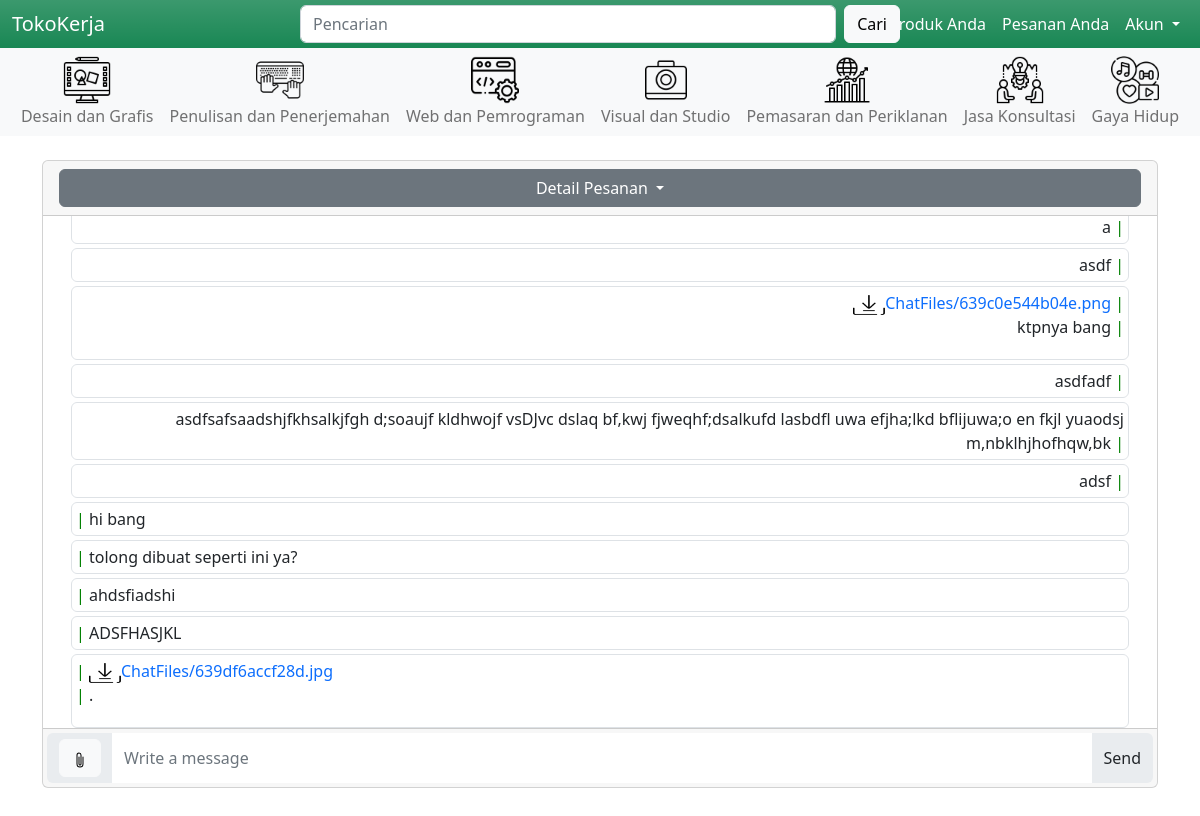
Screenshot of /DetailOrder.php?id=10 (signed in) with the database file from the repository.
### tables this page shows
CREATE TABLE `chat_log` (
  `id` int(64) NOT NULL,
  `order_id` int(11) NOT NULL,
  `Sender_Email` varchar(128) NOT NULL,
  `Message` varchar(1028) NOT NULL,
  `Files` varchar(128) NOT NULL
);

### DetailOrder.php (the view, shortened to what this page needs)
<?php
  require "Header.php";
  $current_email = $_SESSION['email'];
  $order_id = $_GET['id'];
?>
<head>
</head>
<body>
  <div class="container mt-4">
      <div class="card mx-auto" style="max-width:100%;">
        <div class="card-header">
          <div class="dropdown">
            <button class="btn btn-secondary dropdown-toggle" type="button" data-bs-toggle="dropdown" aria-expanded="false" style="width:100%">
              Detail Pesanan
            </button>
          </div>
        </div>
        <div class="card-body p-4" style="height:512px; overflow:auto;">
          <div id="ChatText">
            <?php
              $sql = "Select * from Chat_log Where Order_id =".$order_id;
              $result = $conn->query($sql);
              if($result->num_rows > 0){
                while($row = $result->fetch_assoc()){
                  $sender_email = $row['Sender_Email'];
                  $Message = $row['Message'];
                  $Files = $row['Files'];
                  if($current_email == $sender_email){
                    if($Message){
                      if($Files == ""){
                        echo "<p class='border rounded p-1 m-1' style='text-align:right;'>".$Message."<span style='color:green'> | </span></p>";
                      }
                      else{
                        echo "<div class='border rounded p-1 m-1' style='text-align:right;'>";
                        echo "<a href='$Files' style='text-decoration: none;' download><img src='img/DownloadSGV.png' style='width:32px;height:20px;'>$Files<span style='color:green'> | </span></a>";
                        echo "<p>".$Message."<span style='color:green'> | </span></p>";
                        echo "</div>";
                      }
                    }
                  }
                  else{
                    if($Message){
                      if($Files == ""){
                        echo "<p class='border rounded p-1 m-1' style='text-align:left;'><span style='color:green'> | </span>".$Message."</p>";
                      }
                      else{
                        echo "<div class='border rounded p-1 m-1' style='text-align:left;'>";
                        echo "<a href='$Files' style='text-decoration: none;' download><span style='color:green;'> | </span><img src='img/DownloadSGV.png' style='width:32px;height:20px;'>$Files</a>";
                        echo "<p><span style='color:green'> | </span>".$Message."</p>";
                        echo "</div>";
                      }
                    }
                  }
                }
              }
            ?>
          </div>
        </div>
        <div class="card-footer w-100 p-1">
          <div class="input-group">
            <div class="input-group-text border-0">
              <label for="chatfile" class="btn btn-light">
                  <svg xmlns="http://www.w3.org/2000/svg" width="16" height="16" fill="currentColor" class="bi bi-paperclip" viewBox="0 0 16 16">
                    <path d="M4.5 3a2.5 2.5 0 0 1 5 0v9a1.5 1.5 0 0 1-3 0V5a.5.5 0 0 1 1 0v7a.5.5 0 0 0 1 0V3a1.5 1.5 0 1 0-3 0v9a2.5 2.5 0 0 0 5 0V5a.5.5 0 0 1 1 0v7a3.5 3.5 0 1 1-7 0V3z"/>
                  </svg>
              </label>
            </div>
            <input form="ChatForm" id="chattext" type="text" class="form-control border-0" name="Message" placeholder="Write a message" required>
            <button form="ChatForm" id="SendButton" type="submit" class="input-group-text border-0">Send</button>
          </div>
        </div>
    </div>
  </div>
</body>

### Header.php (shortened to what this page needs)
<?php
if(isset($_SESSION['email'])){
  require 'HeaderSign.php';
}
else{
  require 'HeaderNoSign.php';
}
?>

### headersign.php (shortened to what this page needs)
<!doctype html>
<html lang="en">
<head>
  <link href="https://cdn.jsdelivr.net/npm/bootstrap@5.2.2/dist/css/bootstrap.min.css" rel="stylesheet">
</head>
<body>
  <div>
    <nav class="navbar navbar-expand-lg bg-success bg-gradient py-1">
      <div class="container-fluid">
        <a class="navbar-brand text-white" href="SearchProduct.php">TokoKerja</a>
        <div class="position-absolute start-50 translate-middle-x fixed-top" style="margin-top: 5px;">
        <form class="d-flex" role="search" action="SearchProduct.php" method="GET">
        <input class="form-control me-2" type="search" placeholder="Pencarian" aria-label="search" name="search">
        <button class="btn btn-light" type="submit">Cari</button>
        </form>
        </div>
        <div class="collapse navbar-collapse justify-content-end" id="navbarNavDropdown">
          <ul class="navbar-nav">
              <li class="nav-item">
                <a class="nav-link text-white" href="SellerProductList.php">Produk Anda</a>
              </li>
              <li>
                <a class="nav-link text-white" href="SellerOrderList.php">Pesanan Anda</a>
              </li>
              <li class="nav-item dropdown ">
                <a class="nav-link dropdown-toggle text-white" href="#" role="button" data-bs-toggle="dropdown" aria-expanded="false">
                    Akun
                </a>
                </li>
            </ul>
          </div>
      </div>
    </nav>
    <nav class="navbar navbar-expand-lg bg-light py-0">
      <div class="container-fluid">
        <div class="collapse navbar-collapse  justify-content-center" id="navbarNav">
          <ul class="navbar-nav">
            <li class="nav-item">
              <a href="SearchProduct.php?kategori=desain_dan_grafis" class="nav-link text-center"><img src="img/graphic-design.png" width="48" height="48">
                <figcaption>Desain dan Grafis</figcaption>
              </a>
            </li>
            <li class="nav-item">
              <a href="SearchProduct.php?kategori=penulisan_dan_penerjemahan" class="nav-link text-center"><img src="img/typing.png" width="48" height="48">
                <figcaption>Penulisan dan Penerjemahan</figcaption>
              </a>
            </li>
            <li class="nav-item">
              <a href="SearchProduct.php?kategori=web_dan_pemrograman" class="nav-link text-center"><img src="img/coding.png" width="48" height="48">
                <figcaption>Web dan Pemrograman</figcaption>
              </a>
            </li>
            <li class="nav-item">
              <a href="SearchProduct.php?kategori=visual_dan_studio" class="nav-link text-center"><img src="img/camera.png" width="48" height="48">
                <figcaption>Visual dan Studio</figcaption>
              </a>
            </li>
            <li class="nav-item">
              <a href="SearchProduct.php?kategori=pemasaran_dan_periklanan" class="nav-link text-center"><img src="img/growth.png" width="48" height="48">
                <figcaption>Pemasaran dan Periklanan</figcaption>
              </a>
            </li>
            <li class="nav-item">
              <a href="SearchProduct.php?kategori=jasa_konsultasi" class="nav-link text-center"><img src="img/brainstorming.png" width="48" height="48">
                <figcaption>Jasa Konsultasi</figcaption>
              </a>
            </li>
            <li class="nav-item">
              <a href="SearchProduct.php?kategori=gaya_hidup" class="nav-link text-center"><img src="img/lifestyle.png" width="48" height="48">
                <figcaption>Gaya Hidup</figcaption>
              </a>
            </li>
          </ul>
        </div>
      </div>
    </nav>
  </div>
</body>
</html>

### rows the page displays
chat_log: Message "a"
chat_log: Message "asdf"
chat_log: Files "ChatFiles/639c0e544b04e.png", Message "ktpnya bang"
chat_log: Message "asdfadf"
chat_log: Message "asdfsafsaadshjfkhsalkjfgh d;soaujf kldhwojf vsDJvc dslaq bf,kwj fjweqhf;dsalkufd lasbdfl uwa efjha;lkd bflijuwa;o en fkjl yuaodsj m,nbklhjhofhqw,bk"
chat_log: Message "adsf"
chat_log: Message "hi bang"
chat_log: Message "tolong dibuat seperti ini ya?"
chat_log: Message "ahdsfiadshi"
chat_log: Message "ADSFHASJKL"
chat_log: Files "ChatFiles/639df6accf28d.jpg", Message "."
